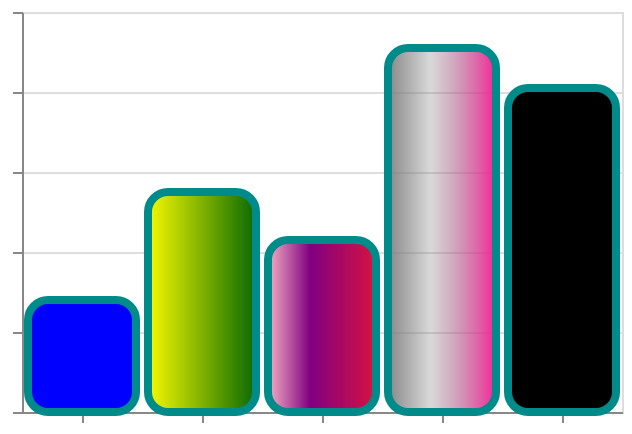

Express this chart as Vega-Lite.
### Vega specification from a JSON file in a GitHub repository (floating-point values rounded to 4 significant figures)
{"$schema": "https://vega.github.io/schema/vega/v5.json", "description": "A simple bar chart with embedded data.", "background": "white", "padding": 5, "height": 200, "style": "cell", "data": [{"name": "source_0", "values": [{"a": "A", "b": 28, "fill": "blue"}, {"a": "B", "b": 55, "fill": {"gradient": "linear", "stops": [{"offset": 0, "color": "yellow"}, {"offset": 1, "color": "darkgreen"}]}}, {"a": "C", "b": 43, "fill": {"gradient": "linear", "stops": [{"offset": 0, "color": "pink"}, {"offset": 0.4, "color": "purple"}, {"offset": 1, "color": "crimson"}]}}, {"a": "D", "b": 91, "fill": {"gradient": "linear", "stops": [{"offset": 0, "color": "rgb(128, 128, 128)"}, {"offset": 0.4, "color": "rgba(128, 128, 128, 0.3)"}, {"offset": 1, "color": "deeppink"}]}}, {"a": "E", "b": 81, "fill": "black"}]}, {"name": "data_0", "source": "source_0", "transform": [{"type": "stack", "groupby": ["a"], "field": "b", "sort": {"field": [], "order": []}, "as": ["b_start", "b_end"], "offset": "zero"}, {"type": "filter", "expr": "isValid(datum[\"b\"]) && isFinite(+datum[\"b\"])"}]}], "signals": [{"name": "x_step", "value": 60}, {"name": "width", "update": "bandspace(domain('x').length, 0.1, 0.05) * x_step"}], "marks": [{"name": "marks", "type": "rect", "style": ["bar"], "from": {"data": "data_0"}, "encode": {"update": {"fill": {"field": "fill"}, "cornerRadius": {"value": 10}, "stroke": {"value": "darkcyan"}, "strokeWidth": {"value": 4}, "ariaRoleDescription": {"value": "bar"}, "description": {"signal": "\"a: \" + (isValid(datum[\"a\"]) ? datum[\"a\"] : \"\"+datum[\"a\"]) + \"; b: \" + (format(datum[\"b\"], \"\"))"}, "x": {"scale": "x", "field": "a"}, "width": {"signal": "max(0.25, bandwidth('x'))"}, "y": {"scale": "y", "field": "b_end"}, "y2": {"scale": "y", "field": "b_start"}}}}], "scales": [{"name": "x", "type": "band", "domain": {"data": "data_0", "field": "a", "sort": true}, "range": {"step": {"signal": "x_step"}}, "paddingInner": 0.1, "paddingOuter": 0.05}, {"name": "y", "type": "linear", "domain": {"data": "data_0", "fields": ["b_start", "b_end"]}, "range": [{"signal": "height"}, 0], "nice": true, "zero": true}], "axes": [{"scale": "y", "orient": "left", "gridScale": "x", "grid": true, "tickCount": {"signal": "ceil(height/40)"}, "domain": false, "labels": false, "aria": false, "maxExtent": 0, "minExtent": 0, "ticks": false, "zindex": 0}, {"scale": "x", "orient": "bottom", "grid": false, "labels": false, "labelAngle": 0, "labelBaseline": "top", "zindex": 0}, {"scale": "y", "orient": "left", "grid": false, "labels": false, "labelOverlap": true, "tickCount": {"signal": "ceil(height/40)"}, "zindex": 0}]}
